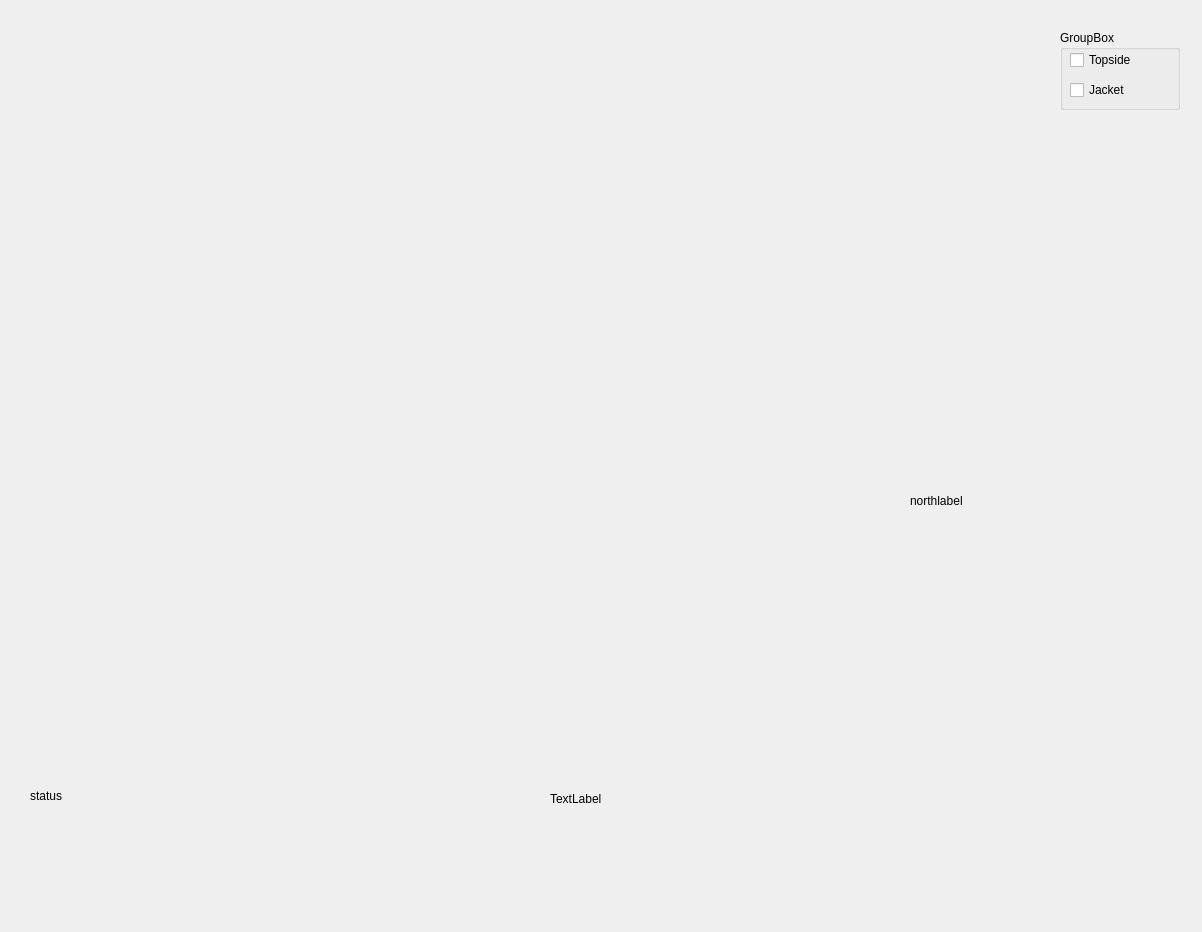
<?xml version="1.0" encoding="UTF-8"?>
<ui version="4.0">
 <class>Display2DDialog</class>
 <widget class="QDialog" name="Display2DDialog">
  <property name="geometry">
   <rect>
    <x>0</x>
    <y>0</y>
    <width>1202</width>
    <height>932</height>
   </rect>
  </property>
  <property name="windowTitle">
   <string>Dialog</string>
  </property>
  <widget class="QCustomPlot" name="customPlot_2Dmotion" native="true">
   <property name="geometry">
    <rect>
     <x>9</x>
     <y>9</y>
     <width>771</width>
     <height>601</height>
    </rect>
   </property>
  </widget>
  <widget class="QLabel" name="status_text">
   <property name="geometry">
    <rect>
     <x>30</x>
     <y>780</y>
     <width>451</width>
     <height>31</height>
    </rect>
   </property>
   <property name="text">
    <string>status</string>
   </property>
  </widget>
  <widget class="QLabel" name="label_north">
   <property name="geometry">
    <rect>
     <x>910</x>
     <y>470</y>
     <width>111</width>
     <height>61</height>
    </rect>
   </property>
   <property name="text">
    <string>northlabel</string>
   </property>
  </widget>
  <widget class="QLabel" name="label_mousepos">
   <property name="geometry">
    <rect>
     <x>550</x>
     <y>790</y>
     <width>67</width>
     <height>17</height>
    </rect>
   </property>
   <property name="text">
    <string>TextLabel</string>
   </property>
  </widget>
  <widget class="QGroupBox" name="groupBox">
   <property name="geometry">
    <rect>
     <x>1060</x>
     <y>30</y>
     <width>120</width>
     <height>80</height>
    </rect>
   </property>
   <property name="title">
    <string>GroupBox</string>
   </property>
   <widget class="QCheckBox" name="CB_topside">
    <property name="geometry">
     <rect>
      <x>10</x>
      <y>20</y>
      <width>85</width>
      <height>20</height>
     </rect>
    </property>
    <property name="text">
     <string>Topside</string>
    </property>
   </widget>
   <widget class="QCheckBox" name="CB_jacket">
    <property name="geometry">
     <rect>
      <x>10</x>
      <y>50</y>
      <width>85</width>
      <height>20</height>
     </rect>
    </property>
    <property name="text">
     <string>Jacket</string>
    </property>
   </widget>
  </widget>
 </widget>
 <customwidgets>
  <customwidget>
   <class>QCustomPlot</class>
   <extends>QWidget</extends>
   <header>../../qcustomplot.h</header>
   <container>1</container>
  </customwidget>
 </customwidgets>
 <resources/>
 <connections/>
</ui>
